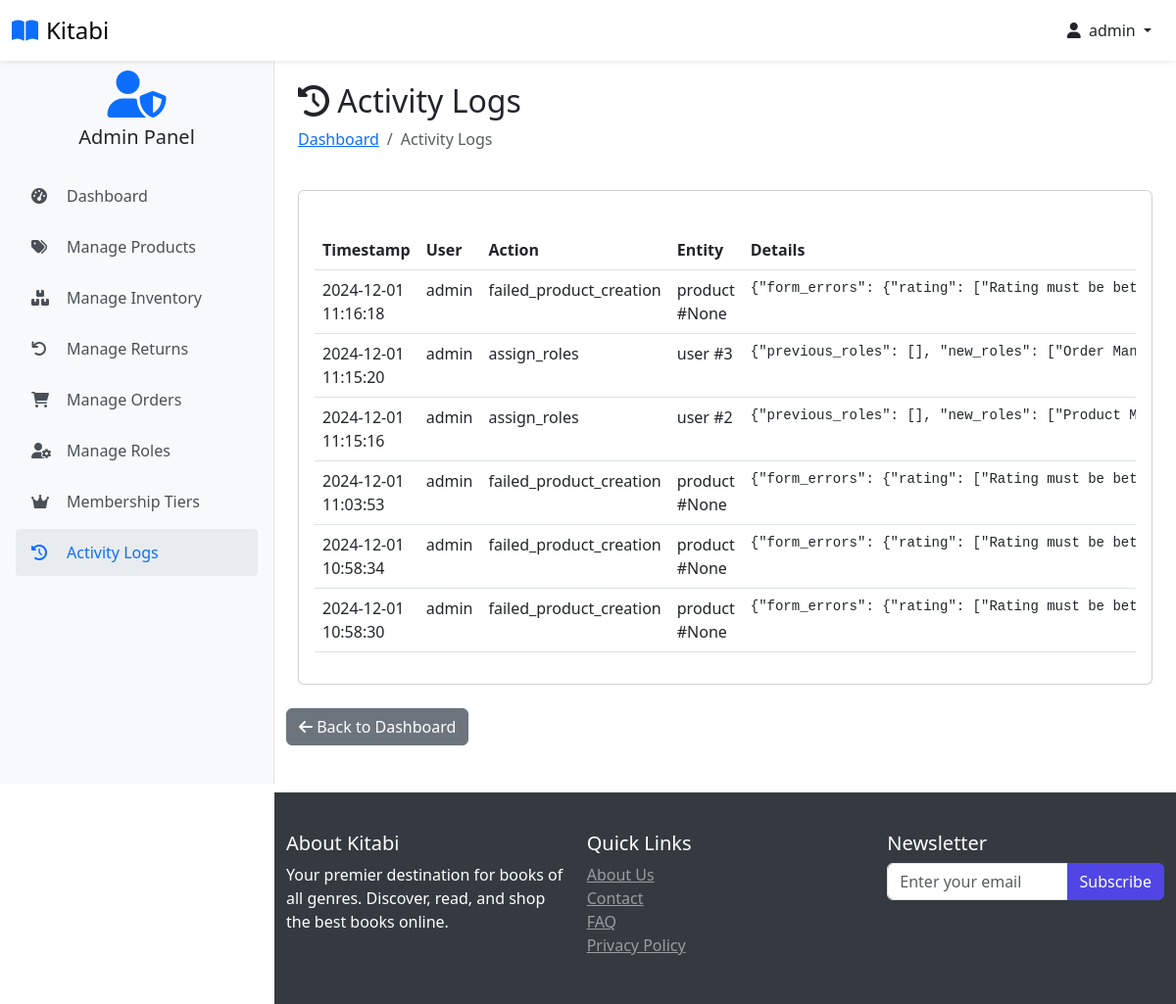
The app's page /activity-logs (signed in) with its own data.
### website/models.py (models this page shows, shortened)
class Customer(db.Model, UserMixin):
    id = db.Column(db.Integer, primary_key=True)
    full_name = db.Column(db.String(100), nullable=False)
    email = db.Column(db.String(100), unique=True, nullable=False)
    username = db.Column(db.String(100), unique=True, nullable=False)
    password_hash = db.Column(db.String(200), nullable=False)
    date_joined = db.Column(db.DateTime(), default=datetime.utcnow)
    is_admin_val = db.Column(db.Boolean, default=False)
    last_login = db.Column(db.DateTime)
    status = db.Column(db.String(20), default='active')
    membership_tier_id = db.Column(db.Integer, db.ForeignKey('membership_tier.id'), default=1)  # Default to Normal
    points = db.Column(db.Integer, default=0)
    membership_tier = db.relationship('MembershipTier', backref='customers')
    cart_items = db.relationship('Cart', back_populates='customer', lazy=True)
    orders = db.relationship('Order', back_populates='customer', lazy=True)
    activity_logs = db.relationship('ActivityLog', back_populates='user', lazy=True)
    returns = db.relationship('Return', foreign_keys='Return.customer_link', back_populates='customer', lazy=True)
    roles = db.relationship(
        'Role',
        secondary=user_roles,
        back_populates='users',
        lazy='dynamic'
    )
    @property
    def password(self):
        raise AttributeError('Password is not a readable Attribute')
    @property
    def is_admin(self):
        return self.is_admin_val or any(
            role.name in ['Super Admin', 'Product Manager', 'Order Manager']
            for role in self.roles
        )
    def has_permission(self, permission):
        for role in self.roles:
            if permission in (role.permissions or []):
                return True
        return False

class ActivityLog(db.Model):
    id = db.Column(db.Integer, primary_key=True)
    user_id = db.Column(db.Integer, db.ForeignKey('customer.id'), nullable=False)
    action = db.Column(db.String(100), nullable=False)
    entity_type = db.Column(db.String(50))
    entity_id = db.Column(db.Integer)
    details = db.Column(db.JSON)
    ip_address = db.Column(db.String(50))
    timestamp = db.Column(db.DateTime, default=datetime.utcnow)
    user = db.relationship('Customer', back_populates='activity_logs')

### website/admin.py (the view)
@admin.route('/activity-logs')
@require_role('Super Admin')
def view_activity_logs():
    logs = ActivityLog.query.order_by(ActivityLog.timestamp.desc()).all()
    return render_template('activity_logs.html', logs=logs)

### website/jwt_utils.py (called while the page is built)
def decode_token(token):
    try:
        payload = jwt.decode(token, current_app.config['SECRET_KEY'], algorithms=['HS256'])
        return payload
    except jwt.ExpiredSignatureError:
        return jsonify({'error': 'Token has expired'}), 401
    except jwt.InvalidTokenError:
        return jsonify({'error': 'Invalid token'}), 401

### website/templates/activity_logs.html (shortened to what this page needs)
{% extends 'base.html' %}
{% block body %}
<div class="container  ">
    <div class="row mb-4">
        <div class="col">
            <h2><i class="fas fa-history"></i> Activity Logs</h2>
            <nav aria-label="breadcrumb">
                <ol class="breadcrumb">
                    <li class="breadcrumb-item"><a href="{{ url_for('admin.admin_page') }}">Dashboard</a></li>
                    <li class="breadcrumb-item active">Activity Logs</li>
                </ol>
            </nav>
        </div>
    </div>
    <div class="card">
        <div class="card-body">
            <div class="table-responsive">
                <table class="table table-hover">
                    <thead>
                        <tr>
                            <th>Timestamp</th>
                            <th>User</th>
                            <th>Action</th>
                            <th>Entity</th>
                            <th>Details</th>
                        </tr>
                    </thead>
                    <tbody>
                        {% for log in logs %}
                        <tr>
                            <td>{{ log.timestamp.strftime('%Y-%m-%d %H:%M:%S') }}</td>
                            <td>{{ log.user.username }}</td>
                            <td>{{ log.action }}</td>
                            <td>
                                {% if log.entity_type %}
                                {{ log.entity_type }} #{{ log.entity_id }}
                                {% endif %}
                            </td>
                            <td>
                                {% if log.details %}
                                <pre class="mb-0"><code>{{ log.details | tojson | safe }}</code></pre>
                                {% endif %}
                            </td>
                        </tr>
                        {% endfor %}
                    </tbody>
                </table>
            </div>
        </div>
    </div>
</div>
<div class="row mt-4 mb-5">
    <div class="col">
        <a href="{{ url_for('admin.admin_page') }}" class="btn btn-secondary">
            <i class="fas fa-arrow-left"></i> Back to Dashboard
        </a>
    </div>
</div>
</div>
{% endblock %}

### website/templates/base.html (shortened to what this page needs)
<!DOCTYPE html>
<html lang="en">
<head>
    <link rel="stylesheet" href="{{ url_for('static', filename='css/bootstrap.min.css') }}">
    <link rel="stylesheet" href="{{ url_for('static', filename='css/owl.carousel.min.css') }}">
    <link rel="stylesheet" href="{{ url_for('static', filename='css/style.css') }}">
    <link rel="stylesheet" href="https://cdnjs.cloudflare.com/ajax/libs/font-awesome/6.0.0/css/all.min.css">
    <link rel="stylesheet" href="/static/css/admin-styles.css">
</head>
<body class="{% if current_user.is_authenticated %}{% if current_user.is_admin %}admin-user{% else %}user{% endif %}{% else %}guest{% endif %}">
<nav class="navbar navbar-light bg-white fixed-top shadow-sm">
    <div class="container-fluid">
        <div class="d-flex align-items-center">
            <a class="navbar-brand d-flex align-items-center" href="/">
                <i class="fas fa-book-open text-primary me-2"></i>
                <span class="font-weight-bold">Kitabi</span>
            </a>
        </div>
        <div class="d-flex align-items-center user-nav">
            {% if current_user.is_authenticated %}
                <div class="dropdown">
                    <button class="btn btn-link text-dark text-decoration-none dropdown-toggle" type="button" id="userDropdown" data-bs-toggle="dropdown" aria-expanded="false">
                        <i class="fas fa-user me-1"></i>
                        {{ current_user.username }}
                    </button>
                </div>
            {% else %}
                <a href="{{ url_for('auth.login') }}" class="btn btn-primary">
                    <i class="fas fa-sign-in-alt me-2"></i>Login
                </a>
            {% endif %}
        </div>
    </div>
</nav>
{% if current_user.is_authenticated and current_user.is_admin %}
    <div class="admin-sidebar">
        <div class="text-center mb-4">
            <i class="fas fa-user-shield fa-3x text-primary"></i>
            <h5 class="mt-2">Admin Panel</h5>
        </div>
        <div class="nav flex-column">
            <a class="admin-nav-item" href="{{ url_for('admin.admin_page') }}">
                <i class="fas fa-tachometer-alt"></i>Dashboard
            </a>
            {% if current_user.has_permission('manage_products') %}
            <a class="admin-nav-item" href="{{ url_for('admin.shop_items') }}">
                <i class="fas fa-tags"></i>Manage Products
            </a>
            {% endif %}
            {% if current_user.has_permission('manage_inventory') %}
            <a class="admin-nav-item" href="{{ url_for('admin.inventory_management') }}">
                <i class="fas fa-boxes"></i>Manage Inventory
            </a>
            {% endif %}
            {% if current_user.has_permission('manage_returns') %}
            <a class="admin-nav-item" href="{{ url_for('admin.returns_management') }}">
                <i class="fas fa-undo"></i>Manage Returns
            </a>
            {% endif %}
            {% if current_user.has_permission('manage_orders') %}
            <a class="admin-nav-item" href="{{ url_for('admin.order_view') }}">
                <i class="fas fa-shopping-cart"></i>Manage Orders
            </a>
            {% endif %}
            {% if current_user.has_permission('manage_users') %}
            <a class="admin-nav-item" href="{{ url_for('admin.manage_roles') }}">
                <i class="fas fa-user-cog"></i>Manage Roles
            </a>
            <a class="admin-nav-item" href="{{ url_for('admin.membership_tiers') }}">
                <i class="fas fa-crown"></i>Membership Tiers
            </a>
            {% endif %}
            {% if current_user.has_permission('view_reports') %}
            <a class="admin-nav-item" href="{{ url_for('admin.view_activity_logs') }}">
                <i class="fas fa-history"></i>Activity Logs
            </a>
            {% endif %}
        </div>
    </div>
{% endif %}
    <main class="main-content">
         <div class="container pt-2">
            {% block body %}{% endblock %}
    </main>
    <footer>
         <div class="container pt-2">
            <div class="row">
                <div class="col-md-4">
                    <h5>About Kitabi</h5>
                    <p>Your premier destination for books of all genres. Discover, read, and shop the best books online.</p>
                </div>
                <div class="col-md-4">
                    <h5>Quick Links</h5>
                    <ul class="list-unstyled">
                        <li><a href="#" class="text-white-50">About Us</a></li>
                        <li><a href="#" class="text-white-50">Contact</a></li>
                        <li><a href="#" class="text-white-50">FAQ</a></li>
                    <li><a href="#" class="text-white-50">Privacy Policy</a></li>
                </ul>
            </div>
            <div class="col-md-4">
                <h5>Newsletter</h5>
                <form method="POST" enctype="multipart/form-data">
                    <div class="input-group">
                        <input type="email" id="newsletter-email" name="email" class="form-control" placeholder="Enter your email" autocomplete="email" required>
                        <button class="btn btn-primary" type="submit">Subscribe</button>
                    </div>
                </form>
            </div>
        </div>
    </div>
</footer>
</body>
</html>

### website/static/css/style.css (style rules this page uses)
:root { --primary-color: #4f46e5; --secondary-color: #818cf8; --dark-color: #1f2937; --light-color: #f3f4f6; }
body { font-family: 'Segoe UI', Tahoma, Geneva, Verdana, sans-serif; padding-top: 56px; margin: 0; }
.navbar-brand { font-size: 1.5rem; }
.sidebar, .admin-sidebar { height: calc(100vh - 56px); position: fixed; top: 56px; left: 0; width: 280px; z-index: 1000; overflow-y: auto; transition: transform 0.3s ease-in-out; padding: 1rem; }
.admin-sidebar { background-color: #f8f9fa; border-right: 1px solid rgba(0, 0, 0, 0.1); }
.main-content { padding-top: 20px; min-height: calc(100vh - 56px); transition: margin-left 0.3s ease-in-out; }
body.admin-user .main-content { margin-left: 280px; }
.admin-nav-item { display: flex; align-items: center; padding: 0.75rem 1rem; color: #495057; text-decoration: none; border-radius: 0.25rem; transition: all 0.2s; margin-bottom: 0.25rem; }
.admin-nav-item:hover, .admin-nav-item.active { background-color: #e9ecef; color: #0d6efd; text-decoration: none; }
.admin-nav-item i { width: 1.5rem; margin-right: 0.75rem; }
.btn-primary { background-color: var(--primary-color); border-color: var(--primary-color); }
footer { flex-shrink: 0; position: relative; width: 100%; margin-top: auto; }
@media (min-width: 992px) { body:not(.admin-user) footer, body.admin-user footer { margin-left: 280px; width: calc(100% - 280px); } }

### website/static/css/admin-styles.css (style rules this page uses)
body { min-height: 100vh; display: flex; flex-direction: column; padding-top: 56px; }
.sidebar, .admin-sidebar { height: calc(100vh - 56px); position: fixed; top: 56px; left: 0; width: 280px; z-index: 1000; overflow-y: auto; transition: transform 0.3s ease-in-out; padding: 1rem; }
.admin-sidebar { background-color: #f8f9fa; border-right: 1px solid rgba(0, 0, 0, 0.1); }
.admin-nav-item { display: flex; align-items: center; padding: 0.75rem 1rem; color: #495057; text-decoration: none; border-radius: 0.25rem; transition: all 0.2s; margin-bottom: 0.25rem; }
.admin-nav-item:hover, .admin-nav-item.active { background-color: #e9ecef; color: #0d6efd; text-decoration: none; }
.admin-nav-item i { width: 1.5rem; margin-right: 0.75rem; }
.main-content { flex: 1; padding-top: 20px; transition: margin-left 0.3s ease-in-out; }
footer { margin-top: auto; background-color: #343a40; color: white; padding: 2rem 0; }
@media (min-width: 992px) { body.admin-user .main-content, body.admin-user footer { margin-left: 280px; } }

### records on screen
Customer: username "admin"
ActivityLog: timestamp "2024-12-01 11:16:18", user.username "admin", action "failed_product_creation", entity_type "product", entity_id "None", details|tojson "{\"form_errors\": {\"rating\": [\"Rating must be…"
ActivityLog: timestamp "2024-12-01 11:15:20", user.username "admin", action "assign_roles", entity_type "user", entity_id "3", details|tojson "{\"previous_roles\": [], \"new_roles\": [\"Order…"
ActivityLog: timestamp "2024-12-01 11:15:16", user.username "admin", action "assign_roles", entity_type "user", entity_id "2", details|tojson "{\"previous_roles\": [], \"new_roles\": [\"Product…"
ActivityLog: timestamp "2024-12-01 11:03:53", user.username "admin", action "failed_product_creation", entity_type "product", entity_id "None", details|tojson "{\"form_errors\": {\"rating\": [\"Rating must be…"
ActivityLog: timestamp "2024-12-01 10:58:34", user.username "admin", action "failed_product_creation", entity_type "product", entity_id "None", details|tojson "{\"form_errors\": {\"rating\": [\"Rating must be…"
ActivityLog: timestamp "2024-12-01 10:58:30", user.username "admin", action "failed_product_creation", entity_type "product", entity_id "None", details|tojson "{\"form_errors\": {\"rating\": [\"Rating must be…"
